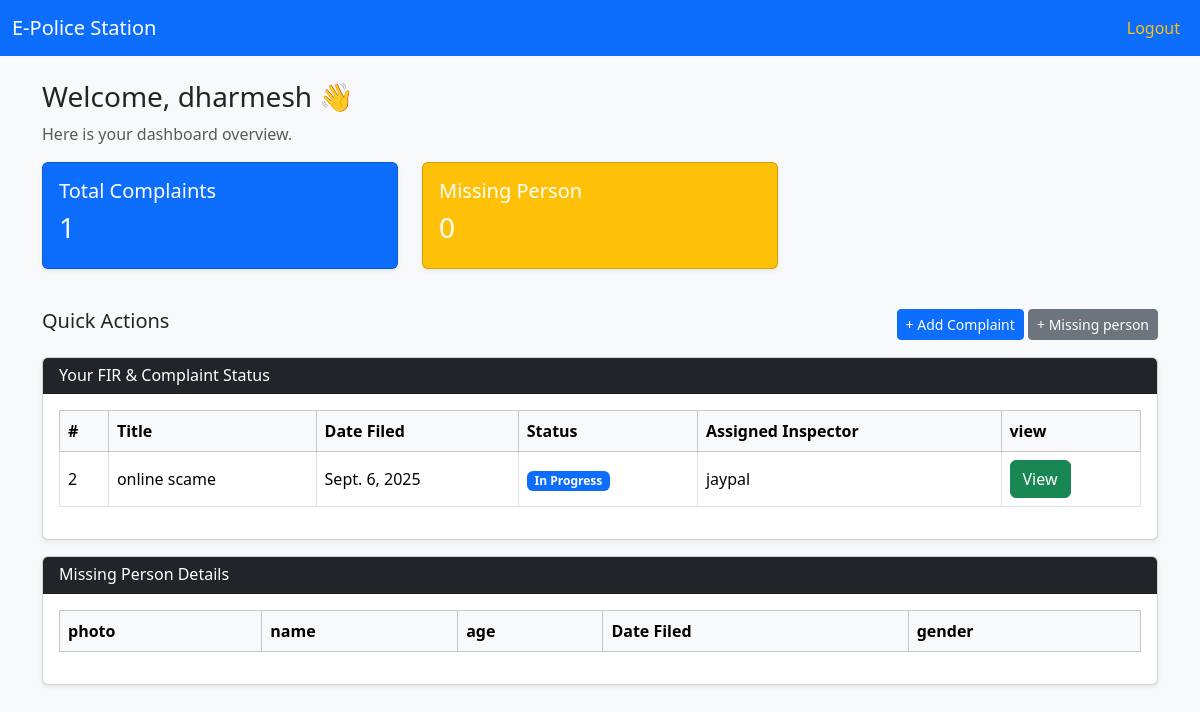
Before: / (signed in) with the older database file.
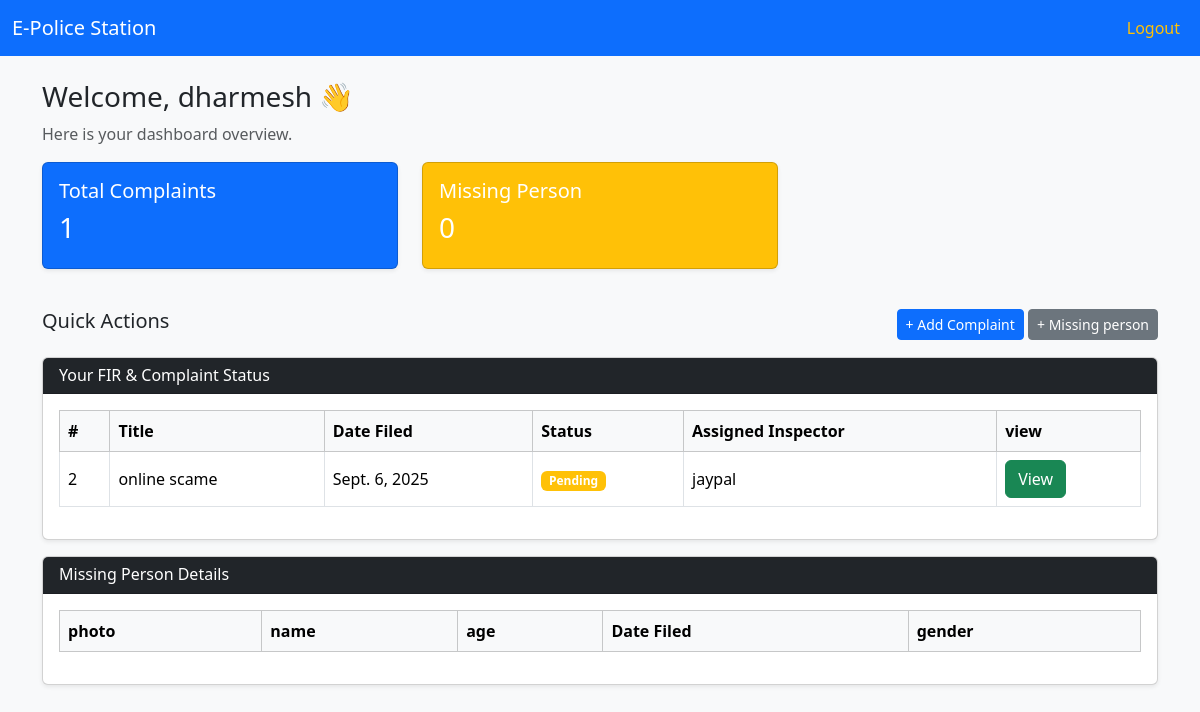
After: the same page with the newer database file.
### myapp/models.py (models this page shows, shortened)
class Complaint(models.Model):
    citizen = models.ForeignKey(Citizen,on_delete=models.CASCADE)
    title = models.CharField(max_length=50)
    category = models.CharField(max_length=50)
    description = models.CharField(max_length=255)
    locations = models.CharField(max_length=200)
    date = models.DateField()
    time = models.TimeField()
    remark = models.CharField(max_length=200,default="----")
    evidence = models.ImageField(default='',upload_to="evidence")
    status = models.CharField(default='pending')
    Inspector = models.CharField(default="---")

### myapp/views.py (the view)
# urls.py: path('', views.index, name='index'),
def index(request):
    if request.session.get('email'):
        user = Citizen.objects.get(email=request.session['email'])
        if user.role == "citizen":
            complaint = Complaint.objects.filter(citizen=user)
            c = len(complaint)
            missing = MissingPerson.objects.filter(citizen=user)
            m = len(missing)
            return render(request,'citizen.html',{'user':user,'complaint':complaint,"missing":missing,'m':m,'c':c})
        elif user.role == "inspector":
            fir = Complaint.objects.filter(Inspector=user.name)
            f = len(fir)
            return render(request,'inspector.html',{'user':user,'fir':fir,'f':f})
        elif user.role == "commissioner":
            fir = Complaint.objects.all()
            inspector = Inspector.objects.all()
            inlen = len(inspector)
            return render(request,'commissioner.html',{'fir':fir,'inspector':inspector,'inlen':inlen})
    else:
        return render(request,'visitor.html')

### myapp/templates/citizen.html (shortened to what this page needs)
<!doctype html>
<html lang="en">
<head>
  <link href="https://cdn.jsdelivr.net/npm/bootstrap@5.3.2/dist/css/bootstrap.min.css" rel="stylesheet">
</head>
<body class="bg-light">
  <nav class="navbar navbar-expand-lg navbar-dark bg-primary">
    <div class="container-fluid">
      <a class="navbar-brand" href="#">E-Police Station</a>
      <div class="collapse navbar-collapse" id="navbarNav">
        <ul class="navbar-nav ms-auto">
          <li class="nav-item"><a class="nav-link text-warning" href="{% url "logout" %}">Logout</a></li>
        </ul>
      </div>
    </div>
  </nav>
  <div class="container mt-4">
    <h3>Welcome, {{user.name}} 👋</h3>
    <p class="text-muted">Here is your dashboard overview.</p>
    <div class="row mb-4">
      <div class="col-md-4">
        <div class="card text-white bg-primary mb-3 shadow-sm">
          <div class="card-body">
            <h5 class="card-title">Total Complaints</h5>
            <h3>{{c}}</h3>
          </div>
        </div>
      </div>
      <div class="col-md-4">
        <div class="card text-white bg-warning mb-3 shadow-sm">
          <div class="card-body">
            <h5 class="card-title">Missing Person</h5>
            <h3>{{m}}</h3>
          </div>
        </div>
      </div>
    </div>
    <div class="d-flex justify-content-between mb-3">
      <h5>Quick Actions</h5>
      <div>
        <a href="{% url "addfir" %}" class="btn btn-sm btn-primary">+ Add Complaint</a>
        <a href="{% url "missingperson" %}" class="btn btn-sm btn-secondary">+ Missing person</a>
      </div>
    </div>
    <div class="card shadow-sm">
      <div class="card-header bg-dark text-white">
        <h6 class="mb-0">Your FIR & Complaint Status</h6>
      </div>
      <div class="card-body table-responsive">
        <table class="table table-bordered align-middle">
          <thead class="table-light">
            <tr>
              <th>#</th>
              <th>Title</th>
              <th>Date Filed</th>
              <th>Status</th>
              <th>Assigned Inspector</th>
              <th>view</th>
            </tr>
          </thead>
          <tbody>
            {% for i in complaint %}
            <tr>
              <td>{{i.pk}}</td>
              <td>{{i.title}}</td>
              <td>{{i.date}}</td>
              {% if i.status == 'pending' %}
                <td><span class="badge bg-warning">Pending</span></td>
              {% elif i.status == 'closed' %}
                <td><span class="badge bg-success">Closed</span></td>
              {% elif i.status == 'progress' %}
                <td><span class="badge bg-primary">In Progress</span></td>
              {% else %}
                <td><span class="badge bg-primary">--</span></td>
              {% endif %}
              <td>{{i.Inspector}}</td>
              <td><a href="{% url "viewfir" pk=i.pk %}"><button type="button" class="btn btn-success">View</button></a></td>
            </tr>
            {% endfor %}
          </tbody>
        </table>
      </div>
    </div>
    <div class="card shadow-sm">
      <div class="card-header bg-dark text-white">
        <h6 class="mb-0">Missing Person Details</h6>
      </div>
      <div class="card-body table-responsive">
        <table class="table table-bordered align-middle">
          <thead class="table-light">
            <tr>
              <th>photo</th>
              <th>name</th>
              <th>age</th>
              <th>Date Filed</th>
              <th>gender</th>
            </tr>
          </thead>
        </table>
      </div>
    </div>
  </div>
</body>
</html>

Changed rows visible on the page:
changed Complaint "online scame": status "In Progress" → "Pending"
